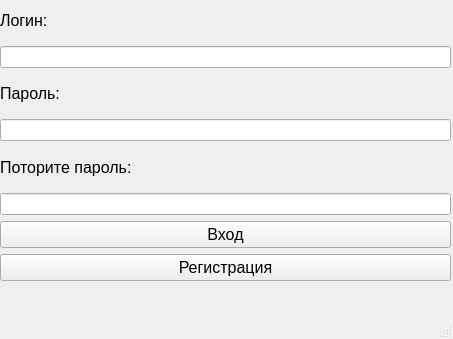
<?xml version="1.0" encoding="UTF-8"?>
<ui version="4.0">
 <class>MainWindow</class>
 <widget class="QMainWindow" name="MainWindow">
  <property name="geometry">
   <rect>
    <x>0</x>
    <y>0</y>
    <width>453</width>
    <height>339</height>
   </rect>
  </property>
  <property name="sizePolicy">
   <sizepolicy hsizetype="Fixed" vsizetype="Fixed">
    <horstretch>0</horstretch>
    <verstretch>0</verstretch>
   </sizepolicy>
  </property>
  <property name="minimumSize">
   <size>
    <width>453</width>
    <height>339</height>
   </size>
  </property>
  <property name="maximumSize">
   <size>
    <width>453</width>
    <height>339</height>
   </size>
  </property>
  <property name="windowTitle">
   <string>MainWindow</string>
  </property>
  <widget class="QWidget" name="centralwidget">
   <widget class="QWidget" name="">
    <property name="geometry">
     <rect>
      <x>0</x>
      <y>0</y>
      <width>451</width>
      <height>281</height>
     </rect>
    </property>
    <layout class="QVBoxLayout" name="verticalLayout">
     <item>
      <widget class="QLabel" name="label">
       <property name="font">
        <font>
         <pointsize>12</pointsize>
        </font>
       </property>
       <property name="text">
        <string>Логин:</string>
       </property>
      </widget>
     </item>
     <item>
      <widget class="QLineEdit" name="lineEdit"/>
     </item>
     <item>
      <widget class="QLabel" name="label_2">
       <property name="font">
        <font>
         <pointsize>12</pointsize>
        </font>
       </property>
       <property name="text">
        <string>Пароль:</string>
       </property>
      </widget>
     </item>
     <item>
      <widget class="QLineEdit" name="lineEdit_2"/>
     </item>
     <item>
      <widget class="QLabel" name="label_3">
       <property name="font">
        <font>
         <pointsize>12</pointsize>
        </font>
       </property>
       <property name="text">
        <string>Поторите пароль:</string>
       </property>
      </widget>
     </item>
     <item>
      <widget class="QLineEdit" name="lineEdit_3"/>
     </item>
     <item>
      <widget class="QPushButton" name="pushButton">
       <property name="font">
        <font>
         <pointsize>12</pointsize>
        </font>
       </property>
       <property name="text">
        <string>Вход</string>
       </property>
      </widget>
     </item>
     <item>
      <widget class="QPushButton" name="pushButton_2">
       <property name="font">
        <font>
         <pointsize>12</pointsize>
        </font>
       </property>
       <property name="text">
        <string>Регистрация</string>
       </property>
      </widget>
     </item>
    </layout>
   </widget>
  </widget>
  <widget class="QMenuBar" name="menubar">
   <property name="geometry">
    <rect>
     <x>0</x>
     <y>0</y>
     <width>453</width>
     <height>26</height>
    </rect>
   </property>
  </widget>
  <widget class="QStatusBar" name="statusbar"/>
 </widget>
 <resources/>
 <connections/>
</ui>
